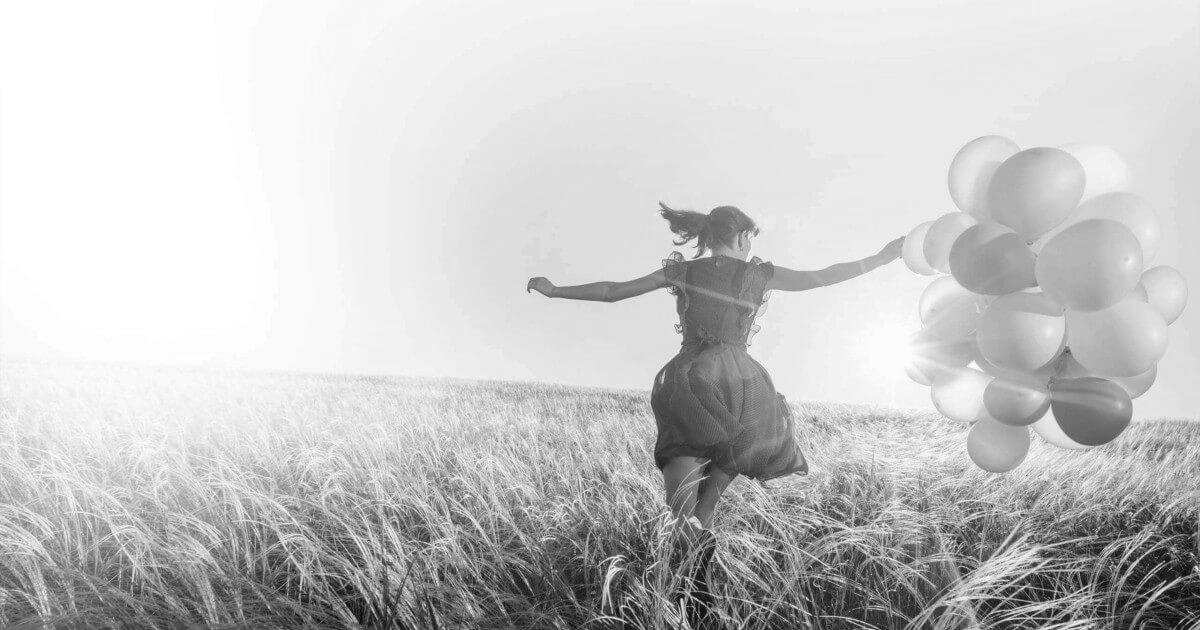
#> input picture bnw_image.jpg, 1200 x 630 px
$ python Histogram_equalization.py
#> lines starting #> are read from the running program, lines starting #| are printed output that depends on the picture
# -*- coding: utf-8 -*-
"""
Created on Fri Jun 19 23:03:38 2020

@author: Avinash
"""

import cv2
import numpy as np

img = cv2.imread("bnw_image.jpg",0)
#> img is the input picture: shape (630, 1200); min 0, max 255, mean 200.7
equ = cv2.equalizeHist(np.uint8(img))
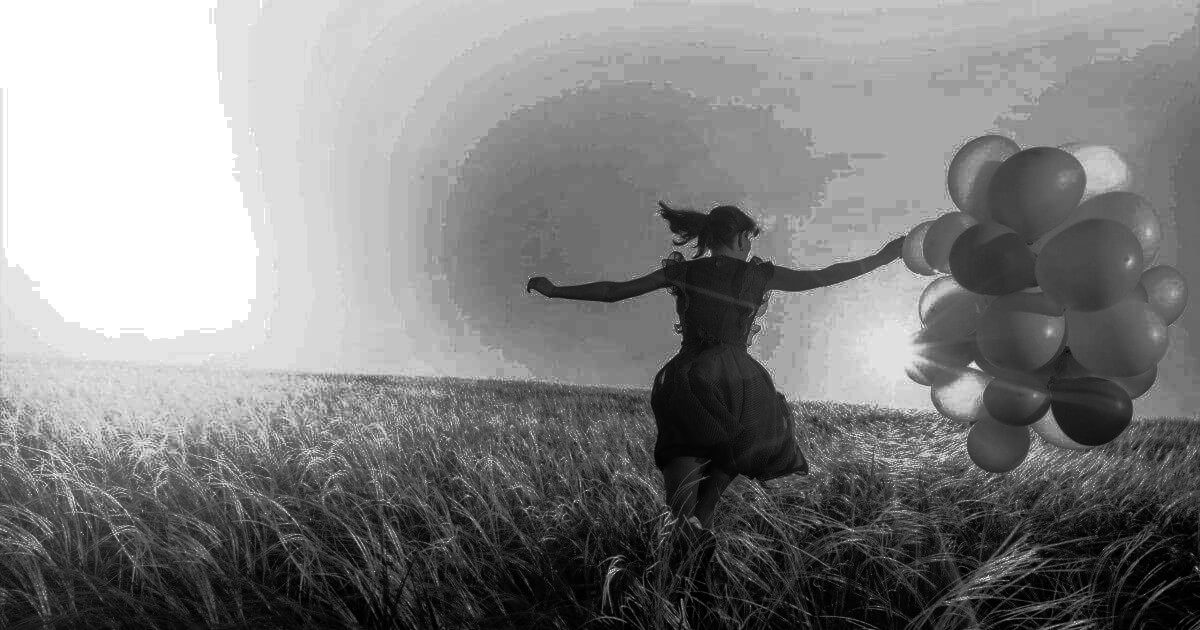
#> equ: shape (630, 1200); min 0, max 255, mean 130.1
res = np.hstack((img,equ))
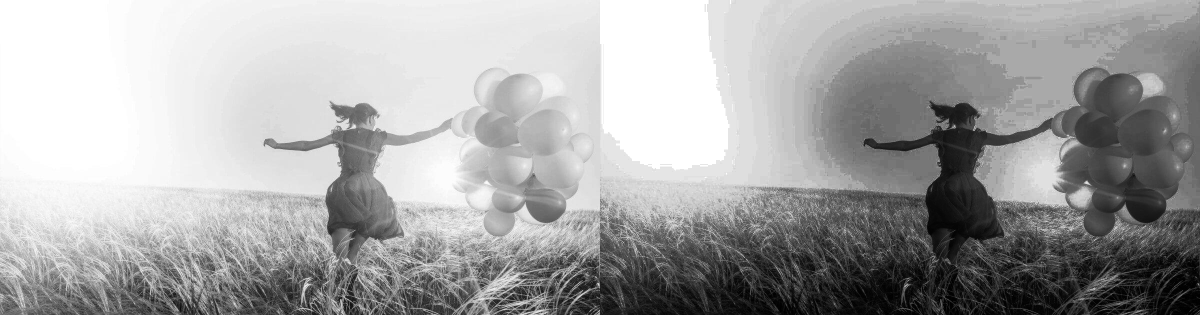
#> res: shape (630, 2400) (shown at 1/2 size); min 0, max 255, mean 165.4
cv2.imwrite('res.png',res)
